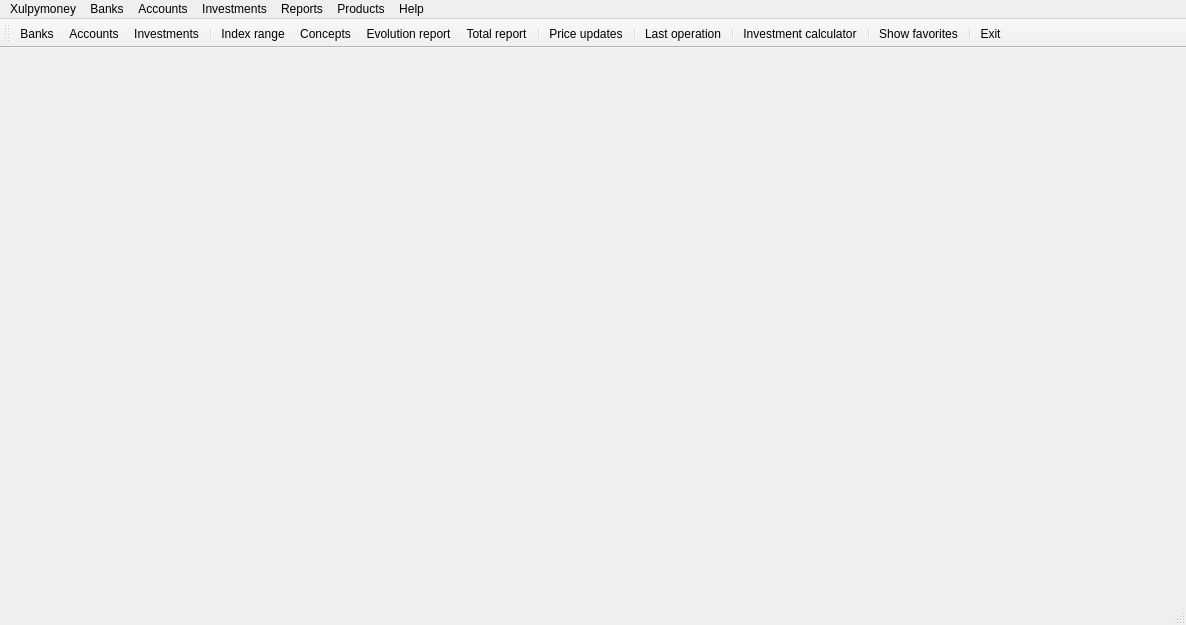
<?xml version="1.0" encoding="UTF-8"?>
<ui version="4.0">
 <author>Mariano Muñoz</author>
 <class>frmMain</class>
 <widget class="QMainWindow" name="frmMain">
  <property name="geometry">
   <rect>
    <x>0</x>
    <y>0</y>
    <width>1186</width>
    <height>625</height>
   </rect>
  </property>
  <property name="sizePolicy">
   <sizepolicy hsizetype="Expanding" vsizetype="Expanding">
    <horstretch>0</horstretch>
    <verstretch>0</verstretch>
   </sizepolicy>
  </property>
  <property name="cursor">
   <cursorShape>ArrowCursor</cursorShape>
  </property>
  <property name="windowIcon">
   <iconset resource="../images/xulpymoney.qrc">
    <normaloff>:/xulpymoney/coins.png</normaloff>:/xulpymoney/coins.png</iconset>
  </property>
  <widget class="QWidget" name="central">
   <property name="enabled">
    <bool>true</bool>
   </property>
   <property name="sizePolicy">
    <sizepolicy hsizetype="Expanding" vsizetype="Expanding">
     <horstretch>0</horstretch>
     <verstretch>0</verstretch>
    </sizepolicy>
   </property>
   <layout class="QHBoxLayout" name="horizontalLayout">
    <item>
     <layout class="QVBoxLayout" name="layout"/>
    </item>
   </layout>
  </widget>
  <widget class="QMenuBar" name="menuBar">
   <property name="geometry">
    <rect>
     <x>0</x>
     <y>0</y>
     <width>1186</width>
     <height>28</height>
    </rect>
   </property>
   <widget class="QMenu" name="menuAyuda">
    <property name="title">
     <string>Help</string>
    </property>
    <addaction name="actionAbout"/>
    <addaction name="separator"/>
    <addaction name="actionHelp"/>
   </widget>
   <widget class="QMenu" name="menuBancos">
    <property name="title">
     <string>Banks</string>
    </property>
    <addaction name="actionBanks"/>
   </widget>
   <widget class="QMenu" name="menuInformes">
    <property name="title">
     <string>Reports</string>
    </property>
    <addaction name="actionConcepts"/>
    <addaction name="actionDividendsReport"/>
    <addaction name="actionEvolutionReport"/>
    <addaction name="actionIndexRange"/>
    <addaction name="actionTotalReport"/>
    <addaction name="separator"/>
    <addaction name="actionGlobalReport"/>
   </widget>
   <widget class="QMenu" name="menuCuentas">
    <property name="title">
     <string>Accounts</string>
    </property>
    <addaction name="actionAccounts"/>
    <addaction name="separator"/>
    <addaction name="actionTransfer"/>
   </widget>
   <widget class="QMenu" name="menuInversiones">
    <property name="title">
     <string>Investments</string>
    </property>
    <addaction name="actionInvestments"/>
    <addaction name="separator"/>
    <addaction name="actionInvestmentsClasses"/>
    <addaction name="separator"/>
    <addaction name="actionLastOperation"/>
    <addaction name="actionInvestmentsOperations"/>
    <addaction name="separator"/>
    <addaction name="actionCalculator"/>
   </widget>
   <widget class="QMenu" name="menuXulpymoney">
    <property name="title">
     <string>Xulpymoney</string>
    </property>
    <addaction name="actionMemory"/>
    <addaction name="separator"/>
    <addaction name="actionAuxiliarTables"/>
    <addaction name="separator"/>
    <addaction name="actionSettings"/>
    <addaction name="separator"/>
    <addaction name="actionSimulations"/>
    <addaction name="separator"/>
    <addaction name="actionExit"/>
   </widget>
   <widget class="QMenu" name="menuProducts">
    <property name="title">
     <string>Products</string>
    </property>
    <widget class="QMenu" name="menuIndexes">
     <property name="title">
      <string>Indexes</string>
     </property>
     <addaction name="actionEurostoxx50"/>
     <addaction name="actionIbex35"/>
     <addaction name="actionMC"/>
     <addaction name="actionLATIBEX"/>
     <addaction name="actionSP500"/>
     <addaction name="actionCAC40"/>
     <addaction name="actionNasdaq100"/>
     <addaction name="actionXetra"/>
     <addaction name="separator"/>
     <addaction name="actionIndexesAll"/>
     <addaction name="separator"/>
     <addaction name="actionIndexesObsolete"/>
    </widget>
    <widget class="QMenu" name="menuMaintenance">
     <property name="title">
      <string>Maintenance</string>
     </property>
     <addaction name="separator"/>
     <addaction name="actionPurgeAll"/>
    </widget>
    <widget class="QMenu" name="menuReports">
     <property name="title">
      <string>Reports</string>
     </property>
     <addaction name="actionDividends"/>
     <addaction name="separator"/>
     <addaction name="actionProductsAutoUpdate"/>
     <addaction name="actionProductsNotAutoUpdate"/>
     <addaction name="separator"/>
     <addaction name="actionProductsInvestmentActive"/>
     <addaction name="actionProductsInvestmentInactive"/>
     <addaction name="separator"/>
     <addaction name="actionProductsUser"/>
     <addaction name="actionProductsObsolete"/>
     <addaction name="separator"/>
     <addaction name="actionProductsWithoutISIN"/>
     <addaction name="actionISINDuplicado"/>
    </widget>
    <widget class="QMenu" name="menuShares">
     <property name="title">
      <string>Shares</string>
     </property>
     <addaction name="actionSharesAll"/>
     <addaction name="separator"/>
     <addaction name="actionSharesObsolete"/>
    </widget>
    <widget class="QMenu" name="menuCurrencies">
     <property name="title">
      <string>Currencies</string>
     </property>
     <addaction name="actionCurrenciesAll"/>
    </widget>
    <widget class="QMenu" name="menuBonds">
     <property name="title">
      <string>Bonds</string>
     </property>
     <addaction name="actionBondsPrivate"/>
     <addaction name="actionBondsPublic"/>
     <addaction name="actionBondsAll"/>
     <addaction name="separator"/>
     <addaction name="actionBondsObsolete"/>
    </widget>
    <widget class="QMenu" name="menuFunds">
     <property name="title">
      <string>Funds</string>
     </property>
     <addaction name="actionFundsAll"/>
     <addaction name="separator"/>
     <addaction name="actionFundsObsolete"/>
    </widget>
    <widget class="QMenu" name="menuETF">
     <property name="title">
      <string>ETF</string>
     </property>
     <addaction name="actionETFAll"/>
     <addaction name="separator"/>
     <addaction name="actionETFObsolete"/>
    </widget>
    <widget class="QMenu" name="menuWarrants">
     <property name="title">
      <string>Warrants</string>
     </property>
     <addaction name="actionWarrantsInline"/>
     <addaction name="actionWarrantsPut"/>
     <addaction name="actionWarrantsCall"/>
     <addaction name="separator"/>
     <addaction name="actionWarrantsAll"/>
     <addaction name="separator"/>
     <addaction name="actionWarrantsObsolete"/>
    </widget>
    <addaction name="menuIndexes"/>
    <addaction name="menuShares"/>
    <addaction name="menuETF"/>
    <addaction name="menuWarrants"/>
    <addaction name="menuFunds"/>
    <addaction name="menuBonds"/>
    <addaction name="menuCurrencies"/>
    <addaction name="separator"/>
    <addaction name="menuReports"/>
    <addaction name="separator"/>
    <addaction name="menuMaintenance"/>
    <addaction name="separator"/>
    <addaction name="actionFavorites"/>
    <addaction name="actionSearch"/>
    <addaction name="separator"/>
    <addaction name="actionPriceUpdates"/>
    <addaction name="actionReloadPrices"/>
    <addaction name="separator"/>
    <addaction name="actionSyncProducts"/>
   </widget>
   <addaction name="menuXulpymoney"/>
   <addaction name="menuBancos"/>
   <addaction name="menuCuentas"/>
   <addaction name="menuInversiones"/>
   <addaction name="menuInformes"/>
   <addaction name="menuProducts"/>
   <addaction name="menuAyuda"/>
  </widget>
  <widget class="QToolBar" name="toolBar">
   <property name="windowTitle">
    <string>toolBar</string>
   </property>
   <property name="iconSize">
    <size>
     <width>48</width>
     <height>33</height>
    </size>
   </property>
   <property name="toolButtonStyle">
    <enum>Qt::ToolButtonTextUnderIcon</enum>
   </property>
   <attribute name="toolBarArea">
    <enum>TopToolBarArea</enum>
   </attribute>
   <attribute name="toolBarBreak">
    <bool>false</bool>
   </attribute>
   <addaction name="actionBanks"/>
   <addaction name="actionAccounts"/>
   <addaction name="actionInvestments"/>
   <addaction name="separator"/>
   <addaction name="actionIndexRange"/>
   <addaction name="actionConcepts"/>
   <addaction name="actionEvolutionReport"/>
   <addaction name="actionTotalReport"/>
   <addaction name="separator"/>
   <addaction name="actionPriceUpdates"/>
   <addaction name="separator"/>
   <addaction name="actionLastOperation"/>
   <addaction name="separator"/>
   <addaction name="actionCalculator"/>
   <addaction name="separator"/>
   <addaction name="actionFavorites"/>
   <addaction name="separator"/>
   <addaction name="actionExit"/>
  </widget>
  <widget class="QStatusBar" name="statusBar"/>
  <action name="actionExit">
   <property name="icon">
    <iconset resource="../images/xulpymoney.qrc">
     <normaloff>:/xulpymoney/exit.png</normaloff>:/xulpymoney/exit.png</iconset>
   </property>
   <property name="text">
    <string>E&amp;xit</string>
   </property>
   <property name="toolTip">
    <string>Exit</string>
   </property>
   <property name="shortcut">
    <string>Alt+Esc</string>
   </property>
  </action>
  <action name="actionAbout">
   <property name="icon">
    <iconset resource="../images/xulpymoney.qrc">
     <normaloff>:/xulpymoney/coins.png</normaloff>:/xulpymoney/coins.png</iconset>
   </property>
   <property name="text">
    <string>&amp;About</string>
   </property>
   <property name="toolTip">
    <string>About</string>
   </property>
   <property name="shortcut">
    <string>F2</string>
   </property>
  </action>
  <action name="actionIndexRange">
   <property name="icon">
    <iconset resource="../images/xulpymoney.qrc">
     <normaloff>:/xulpymoney/report.png</normaloff>:/xulpymoney/report.png</iconset>
   </property>
   <property name="text">
    <string>Index range</string>
   </property>
   <property name="toolTip">
    <string>Index range</string>
   </property>
  </action>
  <action name="actionInvestments">
   <property name="icon">
    <iconset resource="../images/xulpymoney.qrc">
     <normaloff>:/xulpymoney/bundle.png</normaloff>:/xulpymoney/bundle.png</iconset>
   </property>
   <property name="text">
    <string>Investments</string>
   </property>
   <property name="toolTip">
    <string>Investments</string>
   </property>
  </action>
  <action name="actionAuxiliarTables">
   <property name="icon">
    <iconset resource="../images/xulpymoney.qrc">
     <normaloff>:/xulpymoney/table.png</normaloff>:/xulpymoney/table.png</iconset>
   </property>
   <property name="text">
    <string>Auxiliar tables</string>
   </property>
   <property name="toolTip">
    <string>Auxiliar tables</string>
   </property>
  </action>
  <action name="actionDividendsReport">
   <property name="icon">
    <iconset resource="../images/xulpymoney.qrc">
     <normaloff>:/xulpymoney/star.png</normaloff>:/xulpymoney/star.png</iconset>
   </property>
   <property name="text">
    <string>Dividends report</string>
   </property>
  </action>
  <action name="actionEvolutionReport">
   <property name="icon">
    <iconset resource="../images/xulpymoney.qrc">
     <normaloff>:/xulpymoney/dinero.png</normaloff>:/xulpymoney/dinero.png</iconset>
   </property>
   <property name="text">
    <string>Evolution report</string>
   </property>
   <property name="toolTip">
    <string>Evolution report</string>
   </property>
  </action>
  <action name="actionTotalReport">
   <property name="icon">
    <iconset resource="../images/xulpymoney.qrc">
     <normaloff>:/xulpymoney/report2.png</normaloff>:/xulpymoney/report2.png</iconset>
   </property>
   <property name="text">
    <string>Total report</string>
   </property>
   <property name="toolTip">
    <string>Total report</string>
   </property>
   <property name="shortcut">
    <string>F10</string>
   </property>
  </action>
  <action name="actionAccounts">
   <property name="icon">
    <iconset resource="../images/xulpymoney.qrc">
     <normaloff>:/xulpymoney/coins.png</normaloff>:/xulpymoney/coins.png</iconset>
   </property>
   <property name="text">
    <string>Accounts</string>
   </property>
   <property name="toolTip">
    <string>Accounts</string>
   </property>
  </action>
  <action name="actionBanks">
   <property name="icon">
    <iconset resource="../images/xulpymoney.qrc">
     <normaloff>:/xulpymoney/bank.png</normaloff>:/xulpymoney/bank.png</iconset>
   </property>
   <property name="text">
    <string>Banks</string>
   </property>
   <property name="toolTip">
    <string>Banks</string>
   </property>
  </action>
  <action name="actionInvestmentsClasses">
   <property name="icon">
    <iconset resource="../images/xulpymoney.qrc">
     <normaloff>:/xulpymoney/pie.png</normaloff>:/xulpymoney/pie.png</iconset>
   </property>
   <property name="text">
    <string>Investment types report</string>
   </property>
  </action>
  <action name="actionTransfer">
   <property name="icon">
    <iconset resource="../images/xulpymoney.qrc">
     <normaloff>:/xulpymoney/transfer.png</normaloff>:/xulpymoney/transfer.png</iconset>
   </property>
   <property name="text">
    <string>Transfer</string>
   </property>
   <property name="toolTip">
    <string>Transfer</string>
   </property>
  </action>
  <action name="actionConcepts">
   <property name="icon">
    <iconset resource="../images/xulpymoney.qrc">
     <normaloff>:/xulpymoney/hucha.png</normaloff>:/xulpymoney/hucha.png</iconset>
   </property>
   <property name="text">
    <string>Concepts</string>
   </property>
   <property name="toolTip">
    <string>Concepts</string>
   </property>
  </action>
  <action name="actionMemory">
   <property name="icon">
    <iconset resource="../images/xulpymoney.qrc">
     <normaloff>:/xulpymoney/transfer.png</normaloff>:/xulpymoney/transfer.png</iconset>
   </property>
   <property name="text">
    <string>Update memory</string>
   </property>
   <property name="toolTip">
    <string>Update memory</string>
   </property>
  </action>
  <action name="actionSettings">
   <property name="icon">
    <iconset resource="../images/xulpymoney.qrc">
     <normaloff>:/xulpymoney/configure.png</normaloff>:/xulpymoney/configure.png</iconset>
   </property>
   <property name="text">
    <string>Settings</string>
   </property>
   <property name="toolTip">
    <string>Settings</string>
   </property>
  </action>
  <action name="actionHelp">
   <property name="icon">
    <iconset resource="../images/xulpymoney.qrc">
     <normaloff>:/xulpymoney/books.png</normaloff>:/xulpymoney/books.png</iconset>
   </property>
   <property name="text">
    <string>Help</string>
   </property>
   <property name="toolTip">
    <string>Help</string>
   </property>
   <property name="shortcut">
    <string>F1</string>
   </property>
  </action>
  <action name="actionInvestmentsOperations">
   <property name="icon">
    <iconset resource="../images/xulpymoney.qrc">
     <normaloff>:/xulpymoney/document-edit.png</normaloff>:/xulpymoney/document-edit.png</iconset>
   </property>
   <property name="text">
    <string>Investment operations list</string>
   </property>
   <property name="toolTip">
    <string>Investment operations list</string>
   </property>
  </action>
  <action name="actionCalculator">
   <property name="icon">
    <iconset resource="../images/xulpymoney.qrc">
     <normaloff>:/xulpymoney/kcalc.png</normaloff>:/xulpymoney/kcalc.png</iconset>
   </property>
   <property name="text">
    <string>Investment calculator</string>
   </property>
   <property name="toolTip">
    <string>Investment calculator</string>
   </property>
  </action>
  <action name="actionSearch">
   <property name="icon">
    <iconset resource="../images/xulpymoney.qrc">
     <normaloff>:/xulpymoney/search.png</normaloff>:/xulpymoney/search.png</iconset>
   </property>
   <property name="text">
    <string>Search</string>
   </property>
   <property name="shortcut">
    <string>F2</string>
   </property>
  </action>
  <action name="actionIndexesAll">
   <property name="icon">
    <iconset resource="../images/xulpymoney.qrc">
     <normaloff>:/xulpymoney/kmplot.jpg</normaloff>:/xulpymoney/kmplot.jpg</iconset>
   </property>
   <property name="text">
    <string>All Indexes</string>
   </property>
   <property name="shortcut">
    <string>Ctrl+I</string>
   </property>
  </action>
  <action name="actionIbex35">
   <property name="icon">
    <iconset resource="../images/xulpymoney.qrc">
     <normaloff>:/countries/spain.gif</normaloff>:/countries/spain.gif</iconset>
   </property>
   <property name="text">
    <string>Ibex 35</string>
   </property>
  </action>
  <action name="actionEurostoxx50">
   <property name="icon">
    <iconset resource="../images/xulpymoney.qrc">
     <normaloff>:/countries/eu.gif</normaloff>:/countries/eu.gif</iconset>
   </property>
   <property name="text">
    <string>Eurostoxx 50</string>
   </property>
  </action>
  <action name="actionSP500">
   <property name="icon">
    <iconset resource="../images/xulpymoney.qrc">
     <normaloff>:/countries/usa.gif</normaloff>:/countries/usa.gif</iconset>
   </property>
   <property name="text">
    <string>S&amp;&amp;P 500</string>
   </property>
  </action>
  <action name="actionCAC40">
   <property name="icon">
    <iconset resource="../images/xulpymoney.qrc">
     <normaloff>:/countries/france.gif</normaloff>:/countries/france.gif</iconset>
   </property>
   <property name="text">
    <string>CAC 40</string>
   </property>
  </action>
  <action name="actionNasdaq100">
   <property name="icon">
    <iconset resource="../images/xulpymoney.qrc">
     <normaloff>:/countries/usa.gif</normaloff>:/countries/usa.gif</iconset>
   </property>
   <property name="text">
    <string>Nasdaq 100</string>
   </property>
  </action>
  <action name="actionMC">
   <property name="icon">
    <iconset resource="../images/xulpymoney.qrc">
     <normaloff>:/countries/spain.gif</normaloff>:/countries/spain.gif</iconset>
   </property>
   <property name="text">
    <string>Mercado Continuo</string>
   </property>
  </action>
  <action name="actionXetra">
   <property name="icon">
    <iconset resource="../images/xulpymoney.qrc">
     <normaloff>:/countries/germany.gif</normaloff>:/countries/germany.gif</iconset>
   </property>
   <property name="text">
    <string>Xetra</string>
   </property>
  </action>
  <action name="actionProductsAutoUpdate">
   <property name="icon">
    <iconset resource="../images/xulpymoney.qrc">
     <normaloff>:/xulpymoney/transfer.png</normaloff>:/xulpymoney/transfer.png</iconset>
   </property>
   <property name="text">
    <string>Products with auto update</string>
   </property>
   <property name="toolTip">
    <string>Products with auto update</string>
   </property>
  </action>
  <action name="actionProductsObsolete">
   <property name="icon">
    <iconset resource="../images/xulpymoney.qrc">
     <normaloff>:/xulpymoney/checkbox0.png</normaloff>:/xulpymoney/checkbox0.png</iconset>
   </property>
   <property name="text">
    <string>Obsolete products</string>
   </property>
   <property name="toolTip">
    <string>Obsolete products</string>
   </property>
  </action>
  <action name="actionProductsUser">
   <property name="icon">
    <iconset resource="../images/xulpymoney.qrc">
     <normaloff>:/xulpymoney/keko.png</normaloff>:/xulpymoney/keko.png</iconset>
   </property>
   <property name="text">
    <string>User products</string>
   </property>
   <property name="toolTip">
    <string>User products</string>
   </property>
  </action>
  <action name="actionCurrenciesAll">
   <property name="icon">
    <iconset resource="../images/xulpymoney.qrc">
     <normaloff>:/xulpymoney/Money.png</normaloff>:/xulpymoney/Money.png</iconset>
   </property>
   <property name="text">
    <string>All currencies</string>
   </property>
   <property name="toolTip">
    <string>All currencies</string>
   </property>
  </action>
  <action name="actionFavorites">
   <property name="icon">
    <iconset resource="../images/xulpymoney.qrc">
     <normaloff>:/xulpymoney/star.png</normaloff>:/xulpymoney/star.png</iconset>
   </property>
   <property name="text">
    <string>Show favorites</string>
   </property>
   <property name="toolTip">
    <string>Show favorites</string>
   </property>
  </action>
  <action name="actionProductsNotAutoUpdate">
   <property name="icon">
    <iconset resource="../images/xulpymoney.qrc">
     <normaloff>:/xulpymoney/editar.png</normaloff>:/xulpymoney/editar.png</iconset>
   </property>
   <property name="text">
    <string>Products without auto update</string>
   </property>
   <property name="toolTip">
    <string>Products without auto update</string>
   </property>
  </action>
  <action name="actionDividends">
   <property name="icon">
    <iconset>
     <normaloff>:/images/dinero.png</normaloff>:/images/dinero.png</iconset>
   </property>
   <property name="text">
    <string>Biggest dividends</string>
   </property>
   <property name="toolTip">
    <string>Biggest dividends</string>
   </property>
  </action>
  <action name="actionWarrantsCall">
   <property name="icon">
    <iconset resource="../images/xulpymoney.qrc">
     <normaloff>:/xulpymoney/coins.png</normaloff>:/xulpymoney/coins.png</iconset>
   </property>
   <property name="text">
    <string>All call warrants</string>
   </property>
  </action>
  <action name="actionWarrantsPut">
   <property name="icon">
    <iconset resource="../images/xulpymoney.qrc">
     <normaloff>:/xulpymoney/coins.png</normaloff>:/xulpymoney/coins.png</iconset>
   </property>
   <property name="text">
    <string>All put warrants</string>
   </property>
  </action>
  <action name="actionWarrantsInline">
   <property name="icon">
    <iconset resource="../images/xulpymoney.qrc">
     <normaloff>:/xulpymoney/coins.png</normaloff>:/xulpymoney/coins.png</iconset>
   </property>
   <property name="text">
    <string>All inline warrants</string>
   </property>
  </action>
  <action name="actionBondsAll">
   <property name="icon">
    <iconset resource="../images/xulpymoney.qrc">
     <normaloff>:/xulpymoney/history2.png</normaloff>:/xulpymoney/history2.png</iconset>
   </property>
   <property name="text">
    <string>All bonds</string>
   </property>
   <property name="toolTip">
    <string>All bonds</string>
   </property>
  </action>
  <action name="actionSharesAll">
   <property name="icon">
    <iconset resource="../images/xulpymoney.qrc">
     <normaloff>:/xulpymoney/kmplot.jpg</normaloff>:/xulpymoney/kmplot.jpg</iconset>
   </property>
   <property name="text">
    <string>All shares</string>
   </property>
   <property name="toolTip">
    <string>All shares</string>
   </property>
  </action>
  <action name="actionBondsPublic">
   <property name="icon">
    <iconset resource="../images/xulpymoney.qrc">
     <normaloff>:/xulpymoney/history2.png</normaloff>:/xulpymoney/history2.png</iconset>
   </property>
   <property name="text">
    <string>All public bonds</string>
   </property>
   <property name="toolTip">
    <string>All public bonds</string>
   </property>
  </action>
  <action name="actionBondsPrivate">
   <property name="icon">
    <iconset resource="../images/xulpymoney.qrc">
     <normaloff>:/xulpymoney/history2.png</normaloff>:/xulpymoney/history2.png</iconset>
   </property>
   <property name="text">
    <string>All private bonds</string>
   </property>
   <property name="toolTip">
    <string>All private bonds</string>
   </property>
  </action>
  <action name="actionWarrantsAll">
   <property name="icon">
    <iconset resource="../images/xulpymoney.qrc">
     <normaloff>:/xulpymoney/coins.png</normaloff>:/xulpymoney/coins.png</iconset>
   </property>
   <property name="text">
    <string>All warrants</string>
   </property>
   <property name="toolTip">
    <string>All warrants</string>
   </property>
  </action>
  <action name="actionISINDuplicado">
   <property name="icon">
    <iconset resource="../images/xulpymoney.qrc">
     <normaloff>:/xulpymoney/document-preview-archive.png</normaloff>:/xulpymoney/document-preview-archive.png</iconset>
   </property>
   <property name="text">
    <string>Duplicated ISIN products</string>
   </property>
   <property name="toolTip">
    <string>Duplicated ISIN products</string>
   </property>
  </action>
  <action name="actionPurgeAll">
   <property name="icon">
    <iconset resource="../images/xulpymoney.qrc">
     <normaloff>:/xulpymoney/tools-wizard.png</normaloff>:/xulpymoney/tools-wizard.png</iconset>
   </property>
   <property name="text">
    <string>Purge all investments</string>
   </property>
   <property name="toolTip">
    <string>Purge all investments</string>
   </property>
  </action>
  <action name="actionLATIBEX">
   <property name="icon">
    <iconset resource="../images/xulpymoney.qrc">
     <normaloff>:/countries/spain.gif</normaloff>:/countries/spain.gif</iconset>
   </property>
   <property name="text">
    <string>LATIBEX</string>
   </property>
   <property name="toolTip">
    <string>LATIBEX</string>
   </property>
  </action>
  <action name="actionProductsWithoutISIN">
   <property name="icon">
    <iconset resource="../images/xulpymoney.qrc">
     <normaloff>:/xulpymoney/gafas.png</normaloff>:/xulpymoney/gafas.png</iconset>
   </property>
   <property name="text">
    <string>Products without ISIN</string>
   </property>
   <property name="toolTip">
    <string>Products without ISIN</string>
   </property>
  </action>
  <action name="actionETFAll">
   <property name="icon">
    <iconset>
     <normaloff>:/images/kmplot.jpg</normaloff>:/images/kmplot.jpg</iconset>
   </property>
   <property name="text">
    <string>All ETF</string>
   </property>
  </action>
  <action name="actionFundsAll">
   <property name="icon">
    <iconset>
     <normaloff>:/images/document-preview.png</normaloff>:/images/document-preview.png</iconset>
   </property>
   <property name="text">
    <string>All funds</string>
   </property>
  </action>
  <action name="actionPriceUpdates">
   <property name="icon">
    <iconset resource="../images/xulpymoney.qrc">
     <normaloff>:/xulpymoney/transfer.png</normaloff>:/xulpymoney/transfer.png</iconset>
   </property>
   <property name="text">
    <string>Price updates</string>
   </property>
   <property name="toolTip">
    <string>Price updates</string>
   </property>
   <property name="shortcut">
    <string>F8</string>
   </property>
  </action>
  <action name="actionReloadPrices">
   <property name="icon">
    <iconset resource="../images/xulpymoney.qrc">
     <normaloff>:/xulpymoney/new.png</normaloff>:/xulpymoney/new.png</iconset>
   </property>
   <property name="text">
    <string>Reload current prices</string>
   </property>
   <property name="toolTip">
    <string>Reload current prices</string>
   </property>
   <property name="shortcut">
    <string>F5</string>
   </property>
  </action>
  <action name="actionProductsInvestmentActive">
   <property name="icon">
    <iconset resource="../images/xulpymoney.qrc">
     <normaloff>:/xulpymoney/books.png</normaloff>:/xulpymoney/books.png</iconset>
   </property>
   <property name="text">
    <string>Products of active investment</string>
   </property>
   <property name="toolTip">
    <string>Products of active investment</string>
   </property>
  </action>
  <action name="actionProductsInvestmentInactive">
   <property name="icon">
    <iconset resource="../images/xulpymoney.qrc">
     <normaloff>:/xulpymoney/books.png</normaloff>:/xulpymoney/books.png</iconset>
   </property>
   <property name="text">
    <string>Products of inactive investment</string>
   </property>
   <property name="toolTip">
    <string>Products of inactive investment</string>
   </property>
  </action>
  <action name="actionIndexesObsolete">
   <property name="icon">
    <iconset resource="../images/xulpymoney.qrc">
     <normaloff>:/xulpymoney/checkbox0.png</normaloff>:/xulpymoney/checkbox0.png</iconset>
   </property>
   <property name="text">
    <string>Obsolete Indexes</string>
   </property>
   <property name="toolTip">
    <string>Obsolete Indexes</string>
   </property>
  </action>
  <action name="actionSharesObsolete">
   <property name="icon">
    <iconset resource="../images/xulpymoney.qrc">
     <normaloff>:/xulpymoney/checkbox0.png</normaloff>:/xulpymoney/checkbox0.png</iconset>
   </property>
   <property name="text">
    <string>Obsolete shares</string>
   </property>
   <property name="toolTip">
    <string>Obsolete shares</string>
   </property>
  </action>
  <action name="actionETFObsolete">
   <property name="icon">
    <iconset resource="../images/xulpymoney.qrc">
     <normaloff>:/xulpymoney/checkbox0.png</normaloff>:/xulpymoney/checkbox0.png</iconset>
   </property>
   <property name="text">
    <string>Obsolete ETFs</string>
   </property>
   <property name="toolTip">
    <string>Obsolete ETFs</string>
   </property>
  </action>
  <action name="actionWarrantsObsolete">
   <property name="icon">
    <iconset resource="../images/xulpymoney.qrc">
     <normaloff>:/xulpymoney/checkbox0.png</normaloff>:/xulpymoney/checkbox0.png</iconset>
   </property>
   <property name="text">
    <string>Obsolete warrants</string>
   </property>
   <property name="toolTip">
    <string>Obsolete warrants</string>
   </property>
  </action>
  <action name="actionFundsObsolete">
   <property name="icon">
    <iconset resource="../images/xulpymoney.qrc">
     <normaloff>:/xulpymoney/checkbox0.png</normaloff>:/xulpymoney/checkbox0.png</iconset>
   </property>
   <property name="text">
    <string>Obsolete funds</string>
   </property>
   <property name="toolTip">
    <string>Obsolete funds</string>
   </property>
  </action>
  <action name="actionBondsObsolete">
   <property name="icon">
    <iconset resource="../images/xulpymoney.qrc">
     <normaloff>:/xulpymoney/checkbox0.png</normaloff>:/xulpymoney/checkbox0.png</iconset>
   </property>
   <property name="text">
    <string>Obsolete bonds</string>
   </property>
   <property name="toolTip">
    <string>Obsolete bonds</string>
   </property>
  </action>
  <action name="actionGlobalReport">
   <property name="icon">
    <iconset resource="../images/xulpymoney.qrc">
     <normaloff>:/xulpymoney/new.png</normaloff>:/xulpymoney/new.png</iconset>
   </property>
   <property name="text">
    <string>Generate global report</string>
   </property>
   <property name="toolTip">
    <string>Generate global report</string>
   </property>
  </action>
  <action name="actionSyncProducts">
   <property name="icon">
    <iconset resource="../images/xulpymoney.qrc">
     <normaloff>:/xulpymoney/database.png</normaloff>:/xulpymoney/database.png</iconset>
   </property>
   <property name="text">
    <string>Sync products from other Xulpymoney</string>
   </property>
   <property name="toolTip">
    <string>Move products information to another database</string>
   </property>
   <property name="shortcut">
    <string>F9</string>
   </property>
  </action>
  <action name="actionSimulations">
   <property name="icon">
    <iconset resource="../images/xulpymoney.qrc">
     <normaloff>:/xulpymoney/replication.png</normaloff>:/xulpymoney/replication.png</iconset>
   </property>
   <property name="text">
    <string>Simulations</string>
   </property>
   <property name="toolTip">
    <string>Simulations</string>
   </property>
   <property name="shortcut">
    <string>Ctrl+S</string>
   </property>
  </action>
  <action name="actionLastOperation">
   <property name="icon">
    <iconset resource="../images/xulpymoney.qrc">
     <normaloff>:/xulpymoney/document-preview-archive.png</normaloff>:/xulpymoney/document-preview-archive.png</iconset>
   </property>
   <property name="text">
    <string>Last operation</string>
   </property>
   <property name="toolTip">
    <string>Last operation</string>
   </property>
  </action>
 </widget>
 <resources>
  <include location="../images/xulpymoney.qrc"/>
 </resources>
 <connections/>
</ui>
